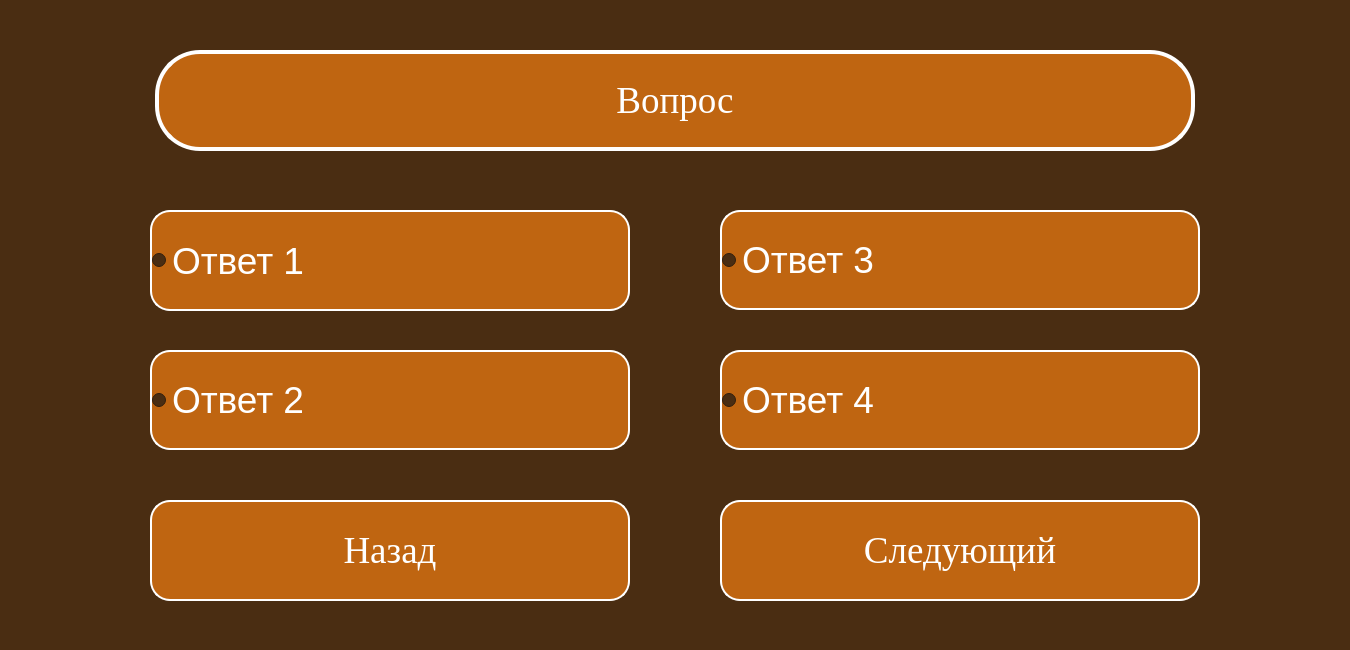
<?xml version="1.0" encoding="UTF-8"?>
<ui version="4.0">
 <class>Dialog</class>
 <widget class="QDialog" name="Dialog">
  <property name="geometry">
   <rect>
    <x>0</x>
    <y>0</y>
    <width>1350</width>
    <height>650</height>
   </rect>
  </property>
  <property name="windowTitle">
   <string>GeleosTest</string>
  </property>
  <property name="styleSheet">
   <string notr="true">background-color: rgb(74, 45, 18);
font-size:28pt;</string>
  </property>
  <widget class="QRadioButton" name="btn1">
   <property name="geometry">
    <rect>
     <x>150</x>
     <y>210</y>
     <width>480</width>
     <height>101</height>
    </rect>
   </property>
   <property name="minimumSize">
    <size>
     <width>480</width>
     <height>0</height>
    </size>
   </property>
   <property name="maximumSize">
    <size>
     <width>480</width>
     <height>16777215</height>
    </size>
   </property>
   <property name="font">
    <font>
     <pointsize>28</pointsize>
    </font>
   </property>
   <property name="styleSheet">
    <string notr="true">QRadioButton:unchecked {
color: white;
background-color: rgb(191, 101, 17);
border-radius: 20px;
border: 2px solid #ffffff;
font: 50pt &quot;Times New Roman&quot;;
}

QRadioButton:pressed {
color: rgb(191, 101, 17);
background-color: white;
border: 4px solid rgb(191, 101, 17);
font: 50pt &quot;Times New Roman&quot;;
}

QRadioButton:checked {
color: rgb(191, 101, 17);
background-color: white;
border: 4px solid rgb(191, 101, 17);
font: 50pt &quot;Times New Roman&quot;;
}</string>
   </property>
   <property name="text">
    <string>Ответ 1</string>
   </property>
  </widget>
  <widget class="QPushButton" name="nextButton">
   <property name="geometry">
    <rect>
     <x>720</x>
     <y>500</y>
     <width>480</width>
     <height>101</height>
    </rect>
   </property>
   <property name="font">
    <font>
     <family>Times New Roman</family>
     <pointsize>50</pointsize>
     <weight>50</weight>
     <italic>false</italic>
     <bold>false</bold>
    </font>
   </property>
   <property name="styleSheet">
    <string notr="true">QPushButton {
color: white;
background-color: rgb(191, 101, 17);
border-radius: 20px;
border: 2px solid #ffffff;
font: 50pt &quot;Times New Roman&quot;;
}

QPushButton:pressed {
color: rgb(191, 101, 17);
background-color: white;
border: 4px solid rgb(191, 101, 17);
font: 50pt &quot;Times New Roman&quot;;
}</string>
   </property>
   <property name="text">
    <string>Следующий</string>
   </property>
  </widget>
  <widget class="QLabel" name="label">
   <property name="geometry">
    <rect>
     <x>155</x>
     <y>50</y>
     <width>1040</width>
     <height>101</height>
    </rect>
   </property>
   <property name="font">
    <font>
     <family>Times New Roman</family>
     <pointsize>50</pointsize>
     <weight>50</weight>
     <italic>false</italic>
     <bold>false</bold>
    </font>
   </property>
   <property name="styleSheet">
    <string notr="true">font: 50pt &quot;Times New Roman&quot;;
color: white;
background-color: rgb(191, 101, 17);
border-radius: 45px;
border: 4px solid #ffffff;</string>
   </property>
   <property name="text">
    <string>Вопрос</string>
   </property>
   <property name="scaledContents">
    <bool>false</bool>
   </property>
   <property name="alignment">
    <set>Qt::AlignCenter</set>
   </property>
   <property name="wordWrap">
    <bool>true</bool>
   </property>
  </widget>
  <widget class="QRadioButton" name="btn3">
   <property name="geometry">
    <rect>
     <x>720</x>
     <y>210</y>
     <width>480</width>
     <height>100</height>
    </rect>
   </property>
   <property name="font">
    <font>
     <pointsize>28</pointsize>
    </font>
   </property>
   <property name="styleSheet">
    <string notr="true">QRadioButton:unchecked {
color: white;
background-color: rgb(191, 101, 17);
border-radius: 20px;
border: 2px solid #ffffff;
font: 50pt &quot;Times New Roman&quot;;
}

QRadioButton:pressed {
color: rgb(191, 101, 17);
background-color: white;
border: 4px solid rgb(191, 101, 17);
font: 50pt &quot;Times New Roman&quot;;
}

QRadioButton:checked {
color: rgb(191, 101, 17);
background-color: white;
border: 4px solid rgb(191, 101, 17);
font: 50pt &quot;Times New Roman&quot;;
}</string>
   </property>
   <property name="text">
    <string>Ответ 3</string>
   </property>
  </widget>
  <widget class="QRadioButton" name="btn2">
   <property name="geometry">
    <rect>
     <x>150</x>
     <y>350</y>
     <width>480</width>
     <height>100</height>
    </rect>
   </property>
   <property name="font">
    <font>
     <pointsize>28</pointsize>
    </font>
   </property>
   <property name="styleSheet">
    <string notr="true">QRadioButton:unchecked {
color: white;
background-color: rgb(191, 101, 17);
border-radius: 20px;
border: 2px solid #ffffff;
font: 50pt &quot;Times New Roman&quot;;
}

QRadioButton:pressed {
color: rgb(191, 101, 17);
background-color: white;
border: 4px solid rgb(191, 101, 17);
font: 50pt &quot;Times New Roman&quot;;
}

QRadioButton:checked {
color: rgb(191, 101, 17);
background-color: white;
border: 4px solid rgb(191, 101, 17);
font: 50pt &quot;Times New Roman&quot;;
}</string>
   </property>
   <property name="text">
    <string>Ответ 2</string>
   </property>
  </widget>
  <widget class="QRadioButton" name="btn4">
   <property name="geometry">
    <rect>
     <x>720</x>
     <y>350</y>
     <width>480</width>
     <height>100</height>
    </rect>
   </property>
   <property name="font">
    <font>
     <pointsize>28</pointsize>
    </font>
   </property>
   <property name="styleSheet">
    <string notr="true">QRadioButton:unchecked {
color: white;
background-color: rgb(191, 101, 17);
border-radius: 20px;
border: 2px solid #ffffff;
font: 50pt &quot;Times New Roman&quot;;
}

QRadioButton:pressed {
color: rgb(191, 101, 17);
background-color: white;
border: 4px solid rgb(191, 101, 17);
font: 50pt &quot;Times New Roman&quot;;
}

QRadioButton:checked {
color: rgb(191, 101, 17);
background-color: white;
border: 4px solid rgb(191, 101, 17);
font: 50pt &quot;Times New Roman&quot;;
}</string>
   </property>
   <property name="text">
    <string>Ответ 4</string>
   </property>
  </widget>
  <widget class="QPushButton" name="behindButton">
   <property name="geometry">
    <rect>
     <x>150</x>
     <y>500</y>
     <width>480</width>
     <height>101</height>
    </rect>
   </property>
   <property name="font">
    <font>
     <family>Times New Roman</family>
     <pointsize>50</pointsize>
     <weight>50</weight>
     <italic>false</italic>
     <bold>false</bold>
    </font>
   </property>
   <property name="styleSheet">
    <string notr="true">QPushButton {
color: white;
background-color: rgb(191, 101, 17);
border-radius: 20px;
border: 2px solid #ffffff;
font: 50pt &quot;Times New Roman&quot;;
}

QPushButton:pressed {
color: rgb(191, 101, 17);
background-color: white;
border: 4px solid rgb(191, 101, 17);
font: 50pt &quot;Times New Roman&quot;;
}</string>
   </property>
   <property name="text">
    <string>Назад</string>
   </property>
  </widget>
 </widget>
 <resources/>
 <connections/>
</ui>
